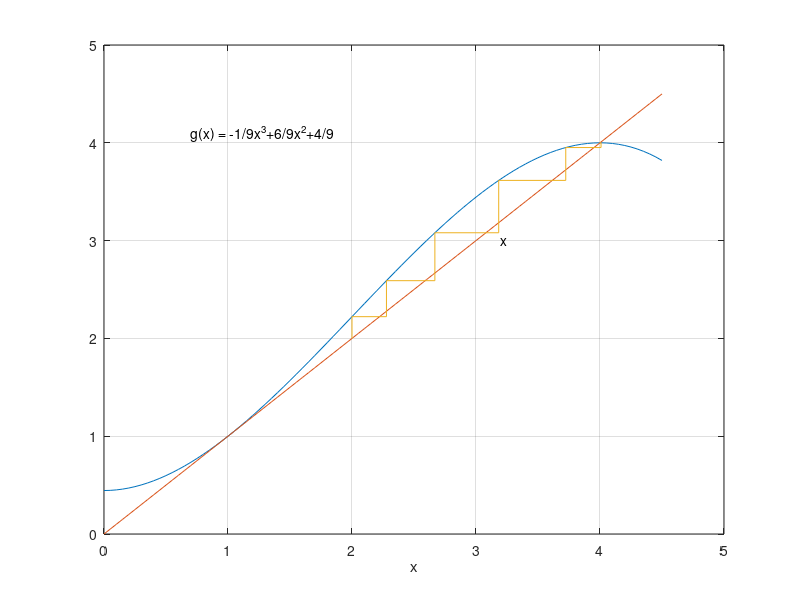

MATLAB code for this plot:
x=0:.05:4.5;
g=-1/9*x.^3+6/9*x.^2+4/9;
k=1;
dz=10;
z=2;
r(k)=z;
s(k)=z;
while dz >.001
k=k+2;
r(k-1)=z;
p=-1/9*z^3+6/9*z^2+4/9;
s(k-1)=p;
dz=abs(z-p);
z=z+1.25*(p-z);
r(k)=z; s(k)=p;
end
plot(x,g,'-',x,x,'-', r,s,'-'),grid
xlabel('x')
text(0.7, 4.1,'g(x) = -1/9x^3+6/9x^2+4/9')
text(3.2, 3.0,'x')
clear x g r s